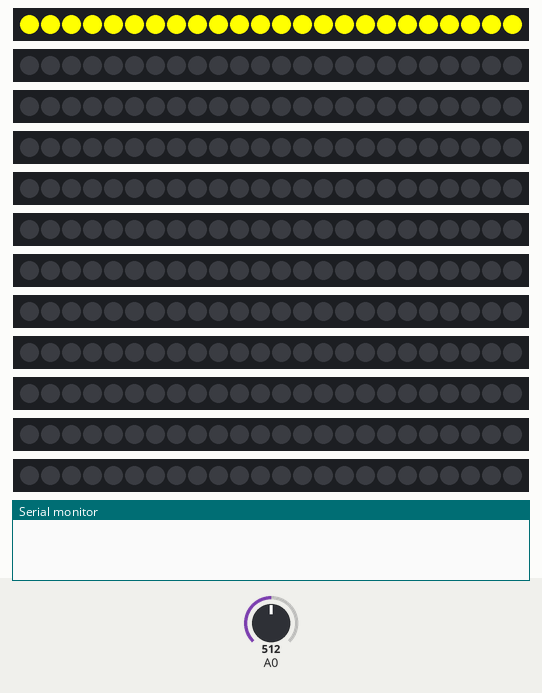
Simulated run of this sketch. Board: Arduino Uno, built with avr-gcc and run on an emulated ATmega328P. On the bench: 12 × 24 RGB LEDs in strip order, left to right, the last lines printed to the serial monitor. The inputs (shaded band) are chosen by the test bench; at power-on: A0 = 512.

Above: at 0.1 s.
At 1.1 s:
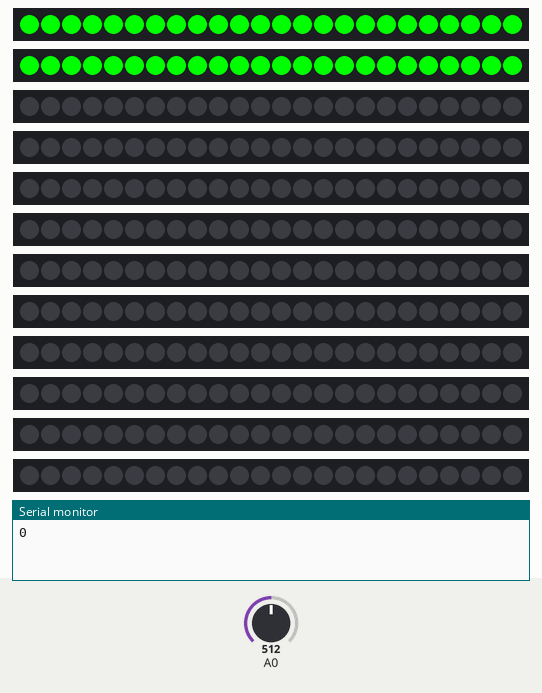
At 2.1 s:
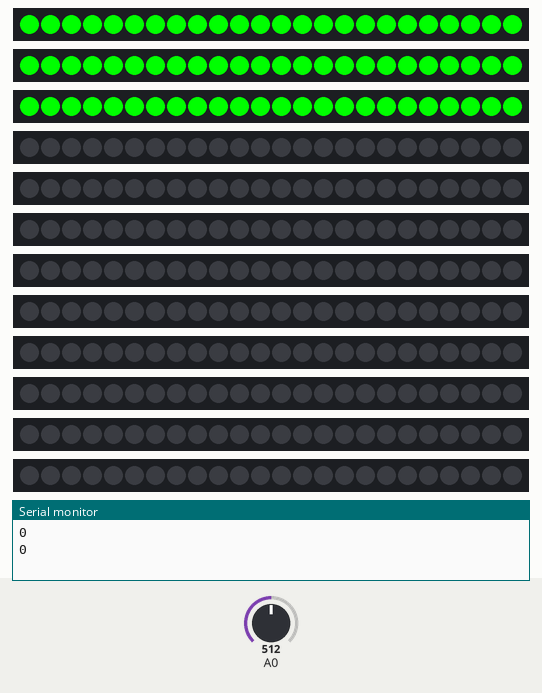
At 5.1 s:
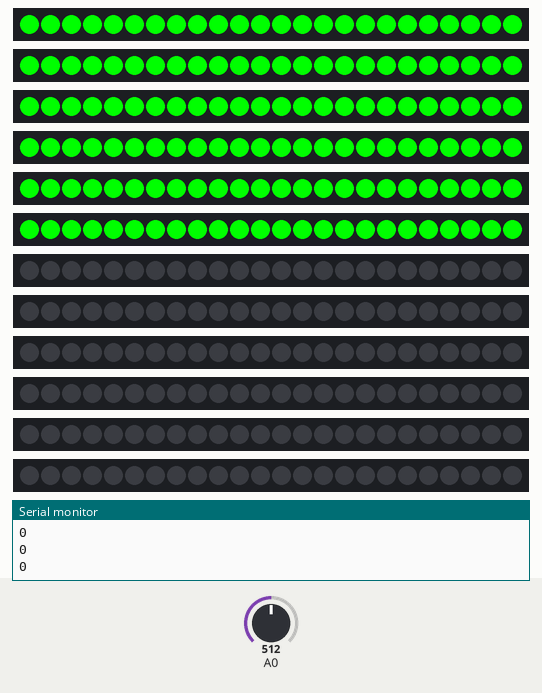
At 8.1 s:
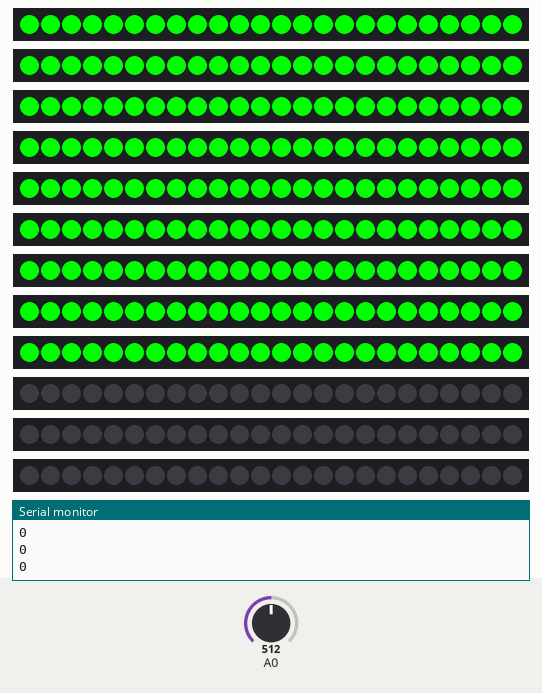
At 11.1 s:
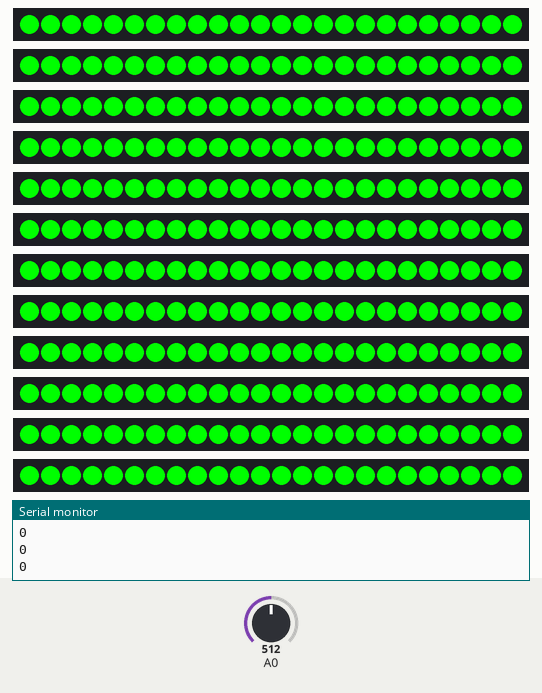

Measured:
- what the display in image 1 shows lasts 1.0 s, from 1.0 s to 2.0 s

The sketch:

sound-esp32.ino
```cpp
const int sampleWindow = 1000;
unsigned int sample;
#define FASTLED_INTERNAL
#include <FastLED.h>
#define NUM_LEDS 24
#define DATA_PIN A1
CRGB leds[NUM_LEDS];
void setup(){
   Serial.begin(9600);
     FastLED.addLeds<NEOPIXEL, DATA_PIN>(leds, NUM_LEDS);
    fill_solid(leds, NUM_LEDS, CRGB(255,255,0));
    FastLED.show();}
void loop() {
   unsigned long startMillis= millis();
   unsigned int peakToPeak = 0;
   unsigned int signalMax = 0;
   unsigned int signalMin = 1000;
   while (millis() - startMillis < sampleWindow){
      sample = analogRead(A0);
      if (sample < 100000){
         if (sample > signalMax){
            signalMax = sample; }
         else if (sample < signalMin){
            signalMin = sample;}}}
   peakToPeak = signalMax - signalMin;
   Serial.println(peakToPeak);
   if (peakToPeak <1000){
         FastLED.addLeds<NEOPIXEL, DATA_PIN>(leds, NUM_LEDS);
    fill_solid(leds, NUM_LEDS, CRGB(0,255,0));
    FastLED.show();}
    else if (peakToPeak <2000){
         FastLED.addLeds<NEOPIXEL, DATA_PIN>(leds, NUM_LEDS);
    fill_solid(leds, NUM_LEDS, CRGB(255,255,0));
    FastLED.show();}
    else {
         FastLED.addLeds<NEOPIXEL, DATA_PIN>(leds, NUM_LEDS);
    fill_solid(leds, NUM_LEDS, CRGB(255,0,0));
    FastLED.show();}}
```
